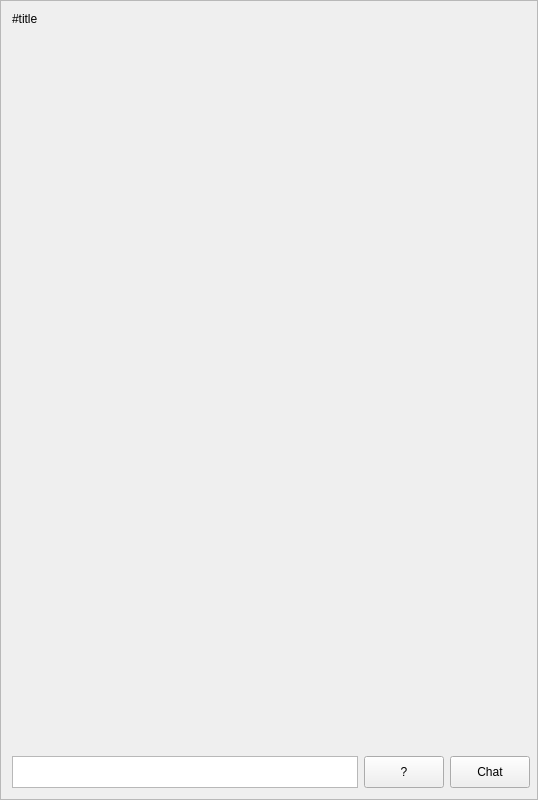
<?xml version="1.0" encoding="UTF-8"?>
<ui version="4.0">
 <class>ChannelFrame</class>
 <widget class="QFrame" name="ChannelFrame">
  <property name="geometry">
   <rect>
    <x>0</x>
    <y>0</y>
    <width>538</width>
    <height>800</height>
   </rect>
  </property>
  <property name="windowTitle">
   <string>ChannelFrame</string>
  </property>
  <property name="frameShape">
   <enum>QFrame::StyledPanel</enum>
  </property>
  <property name="frameShadow">
   <enum>QFrame::Raised</enum>
  </property>
  <layout class="QGridLayout" name="channelFrameLayout">
   <property name="rightMargin">
    <number>7</number>
   </property>
   <item row="0" column="0">
    <layout class="QHBoxLayout" name="headerContainer">
     <item>
      <widget class="QLabel" name="channelTitleLabel">
       <property name="sizePolicy">
        <sizepolicy hsizetype="Preferred" vsizetype="Minimum">
         <horstretch>0</horstretch>
         <verstretch>0</verstretch>
        </sizepolicy>
       </property>
       <property name="text">
        <string>#title</string>
       </property>
      </widget>
     </item>
    </layout>
   </item>
   <item row="1" column="0">
    <layout class="QHBoxLayout" name="bodyContainer">
     <property name="spacing">
      <number>0</number>
     </property>
     <item>
      <widget class="QWidget" name="bodyWidget" native="true">
       <property name="sizePolicy">
        <sizepolicy hsizetype="MinimumExpanding" vsizetype="MinimumExpanding">
         <horstretch>0</horstretch>
         <verstretch>0</verstretch>
        </sizepolicy>
       </property>
       <layout class="QHBoxLayout" name="bodyWidgetLayout">
        <property name="spacing">
         <number>0</number>
        </property>
        <property name="leftMargin">
         <number>0</number>
        </property>
        <property name="topMargin">
         <number>0</number>
        </property>
        <property name="rightMargin">
         <number>0</number>
        </property>
        <property name="bottomMargin">
         <number>0</number>
        </property>
       </layout>
      </widget>
     </item>
    </layout>
   </item>
   <item row="2" column="0">
    <layout class="QHBoxLayout" name="footerContainer">
     <item>
      <layout class="QHBoxLayout" name="horizontalLayout">
       <item>
        <widget class="QTextEdit" name="chatTextEdit">
         <property name="sizePolicy">
          <sizepolicy hsizetype="Expanding" vsizetype="Minimum">
           <horstretch>0</horstretch>
           <verstretch>0</verstretch>
          </sizepolicy>
         </property>
         <property name="minimumSize">
          <size>
           <width>0</width>
           <height>0</height>
          </size>
         </property>
         <property name="maximumSize">
          <size>
           <width>16777215</width>
           <height>32</height>
          </size>
         </property>
         <property name="verticalScrollBarPolicy">
          <enum>Qt::ScrollBarAlwaysOff</enum>
         </property>
         <property name="horizontalScrollBarPolicy">
          <enum>Qt::ScrollBarAlwaysOff</enum>
         </property>
         <property name="acceptRichText">
          <bool>false</bool>
         </property>
         <property name="placeholderText">
          <string/>
         </property>
        </widget>
       </item>
       <item>
        <widget class="QPushButton" name="someButton">
         <property name="enabled">
          <bool>true</bool>
         </property>
         <property name="sizePolicy">
          <sizepolicy hsizetype="Minimum" vsizetype="Preferred">
           <horstretch>0</horstretch>
           <verstretch>0</verstretch>
          </sizepolicy>
         </property>
         <property name="text">
          <string>?</string>
         </property>
        </widget>
       </item>
       <item>
        <widget class="QPushButton" name="chatSubmitButton">
         <property name="sizePolicy">
          <sizepolicy hsizetype="Minimum" vsizetype="Preferred">
           <horstretch>0</horstretch>
           <verstretch>0</verstretch>
          </sizepolicy>
         </property>
         <property name="text">
          <string>Chat</string>
         </property>
        </widget>
       </item>
      </layout>
     </item>
    </layout>
   </item>
  </layout>
 </widget>
 <resources/>
 <connections/>
</ui>
